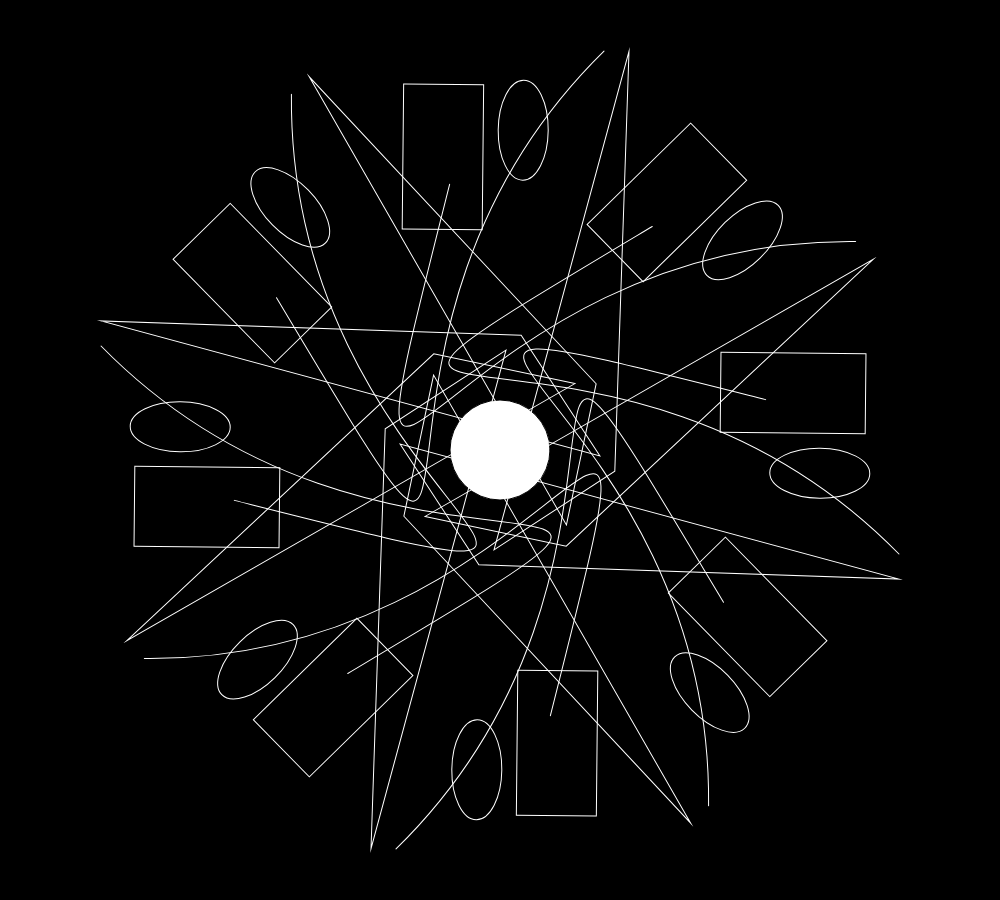
Frame 1 (no input)
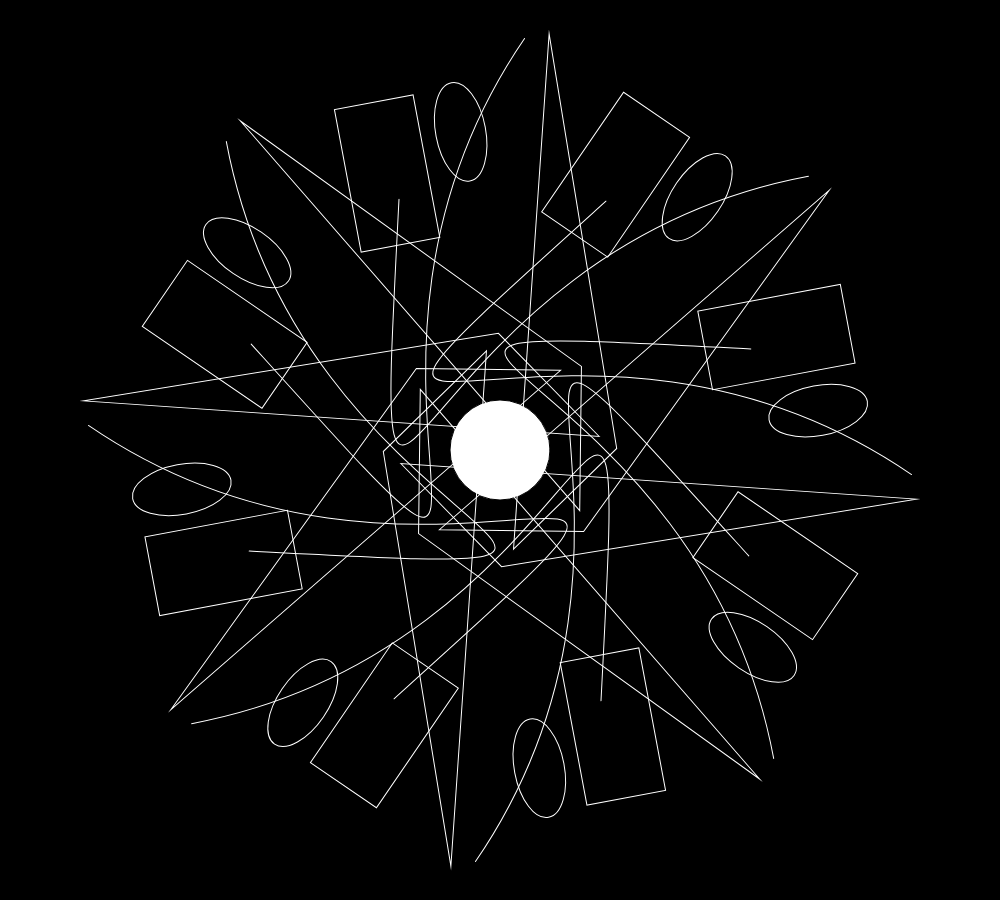
Frame 60 (no input)
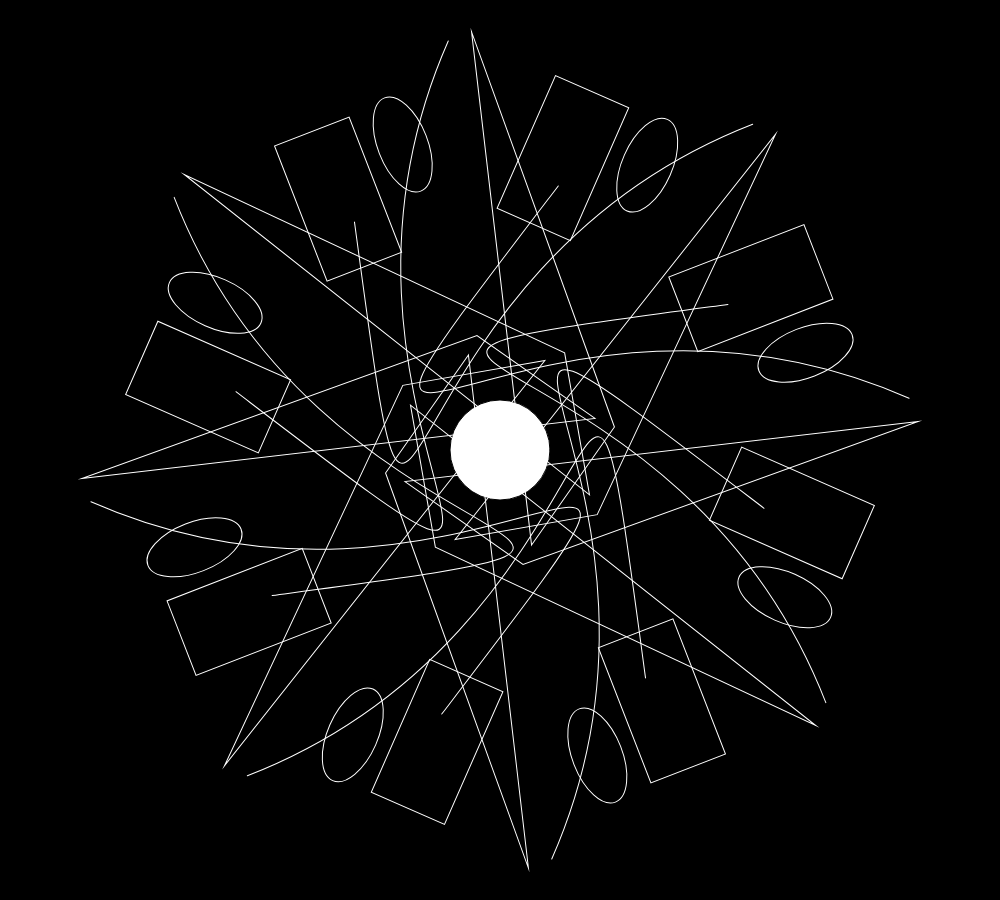
Frame 120 (the mouse pressed at the canvas centre since frame 60)

The p5.js sketch that drew these frames (run headless with seeded random() and noise() and a simulated clock; from frame 60 on, the mouse is pressed at the canvas centre):

// p5.js sketch
// ── sketch.js
var n;

function setup() {
  createCanvas(1000, 900);
  
  n = 8;
}

function draw() {
  background(0);

  translate(width/2, height/2);
  
  ellipse(0, 0, 100, 100);
  
  // make n evenly-spaced circles orbiting around the center point
  
  for (var i=0; i<n; i++) {
    var angle = map(i, 0, n, 0, TWO_PI);

    push();
    rotate(angle + 0.01*frameCount);
    collectionOfShapes();
    pop();
  }
  
}

// this is pretty much random
function collectionOfShapes() {
  noFill();
  stroke(255);
  ellipse(320, 20, 100, 50);
  rect(20, 220, 80, 145);
  triangle(-100, -5, -20, 115, 400, 125);
  bezier(100, -400, -200, -100, 50, 300, -225, -150);
}
